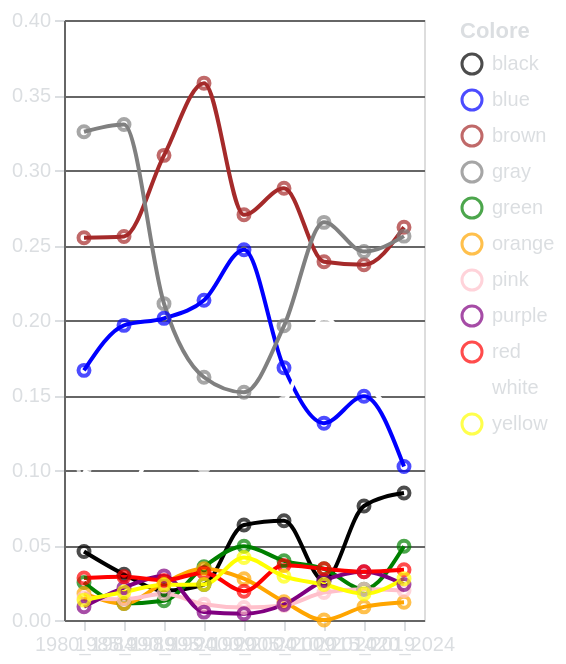

Write the Vega-Lite specification saved for this chart.
### Vega-Lite specification from a JSON file in a GitHub repository (floating-point values rounded to 4 significant figures)
{"$schema": "https://vega.github.io/schema/vega-lite/v5.17.0.json", "config": {"axis": {"labelAngle": 0, "domainColor": "#666666", "gridColor": "#666666", "labelColor": "#DBDEE1", "tickColor": "#DBDEE1", "titleColor": "#DBDEE1"}, "background": "transparent", "legend": {"labelColor": "#DBDEE1", "titleColor": "#DBDEE1"}, "title": {"color": "#DBDEE1", "fontSize": 16}}, "data": {"name": "data-9c6a6a6894c0552357b7b9386b4640e1"}, "datasets": {"data-9c6a6a6894c0552357b7b9386b4640e1": [{"Colore": "black", "Lustro": "1980_1984", "Percentuale": 0.04566}, {"Colore": "black", "Lustro": "1985_1989", "Percentuale": 0.03044}, {"Colore": "black", "Lustro": "1990_1994", "Percentuale": 0.0196}, {"Colore": "black", "Lustro": "1995_1999", "Percentuale": 0.02368}, {"Colore": "black", "Lustro": "2000_2004", "Percentuale": 0.06339}, {"Colore": "black", "Lustro": "2005_2009", "Percentuale": 0.06618}, {"Colore": "black", "Lustro": "2010_2014", "Percentuale": 0.02625}, {"Colore": "black", "Lustro": "2015_2019", "Percentuale": 0.07602}, {"Colore": "black", "Lustro": "2020_2024", "Percentuale": 0.08465}, {"Colore": "blue", "Lustro": "1980_1984", "Percentuale": 0.1664}, {"Colore": "blue", "Lustro": "1985_1989", "Percentuale": 0.1964}, {"Colore": "blue", "Lustro": "1990_1994", "Percentuale": 0.2011}, {"Colore": "blue", "Lustro": "1995_1999", "Percentuale": 0.2132}, {"Colore": "blue", "Lustro": "2000_2004", "Percentuale": 0.2469}, {"Colore": "blue", "Lustro": "2005_2009", "Percentuale": 0.1682}, {"Colore": "blue", "Lustro": "2010_2014", "Percentuale": 0.1312}, {"Colore": "blue", "Lustro": "2015_2019", "Percentuale": 0.1491}, {"Colore": "blue", "Lustro": "2020_2024", "Percentuale": 0.1024}, {"Colore": "brown", "Lustro": "1980_1984", "Percentuale": 0.2548}, {"Colore": "brown", "Lustro": "1985_1989", "Percentuale": 0.2557}, {"Colore": "brown", "Lustro": "1990_1994", "Percentuale": 0.3098}, {"Colore": "brown", "Lustro": "1995_1999", "Percentuale": 0.3579}, {"Colore": "brown", "Lustro": "2000_2004", "Percentuale": 0.2702}, {"Colore": "brown", "Lustro": "2005_2009", "Percentuale": 0.2878}, {"Colore": "brown", "Lustro": "2010_2014", "Percentuale": 0.2388}, {"Colore": "brown", "Lustro": "2015_2019", "Percentuale": 0.2368}, {"Colore": "brown", "Lustro": "2020_2024", "Percentuale": 0.2618}, {"Colore": "gray", "Lustro": "1980_1984", "Percentuale": 0.3255}, {"Colore": "gray", "Lustro": "1985_1989", "Percentuale": 0.3304}, {"Colore": "gray", "Lustro": "1990_1994", "Percentuale": 0.2109}, {"Colore": "gray", "Lustro": "1995_1999", "Percentuale": 0.1618}, {"Colore": "gray", "Lustro": "2000_2004", "Percentuale": 0.1518}, {"Colore": "gray", "Lustro": "2005_2009", "Percentuale": 0.1961}, {"Colore": "gray", "Lustro": "2010_2014", "Percentuale": 0.2651}, {"Colore": "gray", "Lustro": "2015_2019", "Percentuale": 0.2456}, {"Colore": "gray", "Lustro": "2020_2024", "Percentuale": 0.2559}, {"Colore": "green", "Lustro": "1980_1984", "Percentuale": 0.02504}, {"Colore": "green", "Lustro": "1985_1989", "Percentuale": 0.01096}, {"Colore": "green", "Lustro": "1990_1994", "Percentuale": 0.01278}, {"Colore": "green", "Lustro": "1995_1999", "Percentuale": 0.03553}, {"Colore": "green", "Lustro": "2000_2004", "Percentuale": 0.04921}, {"Colore": "green", "Lustro": "2005_2009", "Percentuale": 0.03947}, {"Colore": "green", "Lustro": "2010_2014", "Percentuale": 0.03412}, {"Colore": "green", "Lustro": "2015_2019", "Percentuale": 0.02047}, {"Colore": "green", "Lustro": "2020_2024", "Percentuale": 0.04921}, {"Colore": "orange", "Lustro": "1980_1984", "Percentuale": 0.01767}, {"Colore": "orange", "Lustro": "1985_1989", "Percentuale": 0.01096}, {"Colore": "orange", "Lustro": "1990_1994", "Percentuale": 0.02471}, {"Colore": "orange", "Lustro": "1995_1999", "Percentuale": 0.03421}, {"Colore": "orange", "Lustro": "2000_2004", "Percentuale": 0.02752}, {"Colore": "orange", "Lustro": "2005_2009", "Percentuale": 0.01214}, {"Colore": "orange", "Lustro": "2010_2014", "Percentuale": 0.0}, {"Colore": "orange", "Lustro": "2015_2019", "Percentuale": 0.008772}, {"Colore": "orange", "Lustro": "2020_2024", "Percentuale": 0.01181}, {"Colore": "pink", "Lustro": "1980_1984", "Percentuale": 0.01473}, {"Colore": "pink", "Lustro": "1985_1989", "Percentuale": 0.0138}, {"Colore": "pink", "Lustro": "1990_1994", "Percentuale": 0.01747}, {"Colore": "pink", "Lustro": "1995_1999", "Percentuale": 0.01053}, {"Colore": "pink", "Lustro": "2000_2004", "Percentuale": 0.00834}, {"Colore": "pink", "Lustro": "2005_2009", "Percentuale": 0.009715}, {"Colore": "pink", "Lustro": "2010_2014", "Percentuale": 0.01837}, {"Colore": "pink", "Lustro": "2015_2019", "Percentuale": 0.02047}, {"Colore": "pink", "Lustro": "2020_2024", "Percentuale": 0.01969}, {"Colore": "purple", "Lustro": "1980_1984", "Percentuale": 0.008837}, {"Colore": "purple", "Lustro": "1985_1989", "Percentuale": 0.02151}, {"Colore": "purple", "Lustro": "1990_1994", "Percentuale": 0.0294}, {"Colore": "purple", "Lustro": "1995_1999", "Percentuale": 0.005263}, {"Colore": "purple", "Lustro": "2000_2004", "Percentuale": 0.00417}, {"Colore": "purple", "Lustro": "2005_2009", "Percentuale": 0.01032}, {"Colore": "purple", "Lustro": "2010_2014", "Percentuale": 0.02625}, {"Colore": "purple", "Lustro": "2015_2019", "Percentuale": 0.03216}, {"Colore": "purple", "Lustro": "2020_2024", "Percentuale": 0.02362}, {"Colore": "red", "Lustro": "1980_1984", "Percentuale": 0.02798}, {"Colore": "red", "Lustro": "1985_1989", "Percentuale": 0.02882}, {"Colore": "red", "Lustro": "1990_1994", "Percentuale": 0.02642}, {"Colore": "red", "Lustro": "1995_1999", "Percentuale": 0.03158}, {"Colore": "red", "Lustro": "2000_2004", "Percentuale": 0.01918}, {"Colore": "red", "Lustro": "2005_2009", "Percentuale": 0.03643}, {"Colore": "red", "Lustro": "2010_2014", "Percentuale": 0.03412}, {"Colore": "red", "Lustro": "2015_2019", "Percentuale": 0.03216}, {"Colore": "red", "Lustro": "2020_2024", "Percentuale": 0.03347}, {"Colore": "white", "Lustro": "1980_1984", "Percentuale": 0.1001}, {"Colore": "white", "Lustro": "1985_1989", "Percentuale": 0.08239}, {"Colore": "white", "Lustro": "1990_1994", "Percentuale": 0.1244}, {"Colore": "white", "Lustro": "1995_1999", "Percentuale": 0.1026}, {"Colore": "white", "Lustro": "2000_2004", "Percentuale": 0.1176}, {"Colore": "white", "Lustro": "2005_2009", "Percentuale": 0.1445}, {"Colore": "white", "Lustro": "2010_2014", "Percentuale": 0.2021}, {"Colore": "white", "Lustro": "2015_2019", "Percentuale": 0.1608}, {"Colore": "white", "Lustro": "2020_2024", "Percentuale": 0.1299}, {"Colore": "yellow", "Lustro": "1980_1984", "Percentuale": 0.01325}, {"Colore": "yellow", "Lustro": "1985_1989", "Percentuale": 0.01867}, {"Colore": "yellow", "Lustro": "1990_1994", "Percentuale": 0.02343}, {"Colore": "yellow", "Lustro": "1995_1999", "Percentuale": 0.02368}, {"Colore": "yellow", "Lustro": "2000_2004", "Percentuale": 0.0417}, {"Colore": "yellow", "Lustro": "2005_2009", "Percentuale": 0.02914}, {"Colore": "yellow", "Lustro": "2010_2014", "Percentuale": 0.02362}, {"Colore": "yellow", "Lustro": "2015_2019", "Percentuale": 0.01754}, {"Colore": "yellow", "Lustro": "2020_2024", "Percentuale": 0.02756}]}, "height": "container", "layer": [{"encoding": {"color": {"field": "Colore", "scale": {"domain": ["black", "blue", "brown", "gray", "green", "orange", "pink", "purple", "red", "white", "yellow"], "range": ["black", "blue", "brown", "gray", "green", "orange", "pink", "purple", "red", "white", "yellow"]}, "type": "nominal"}, "x": {"axis": {"labelAngle": 0, "title": ""}, "field": "Lustro", "type": "nominal"}, "y": {"axis": {"title": ""}, "field": "Percentuale", "type": "quantitative"}}, "mark": {"interpolate": "monotone", "type": "line"}}, {"encoding": {"color": {"field": "Colore", "scale": {"domain": ["black", "blue", "brown", "gray", "green", "orange", "pink", "purple", "red", "white", "yellow"], "range": ["black", "blue", "brown", "gray", "green", "orange", "pink", "purple", "red", "white", "yellow"]}, "type": "nominal"}, "tooltip": [{"field": "Lustro", "type": "nominal"}, {"field": "Colore", "type": "nominal"}, {"field": "Percentuale", "type": "quantitative"}], "x": {"axis": {"labelAngle": 0, "title": ""}, "field": "Lustro", "type": "nominal"}, "y": {"axis": {"title": ""}, "field": "Percentuale", "type": "quantitative"}}, "mark": {"type": "point"}}], "width": "container"}
